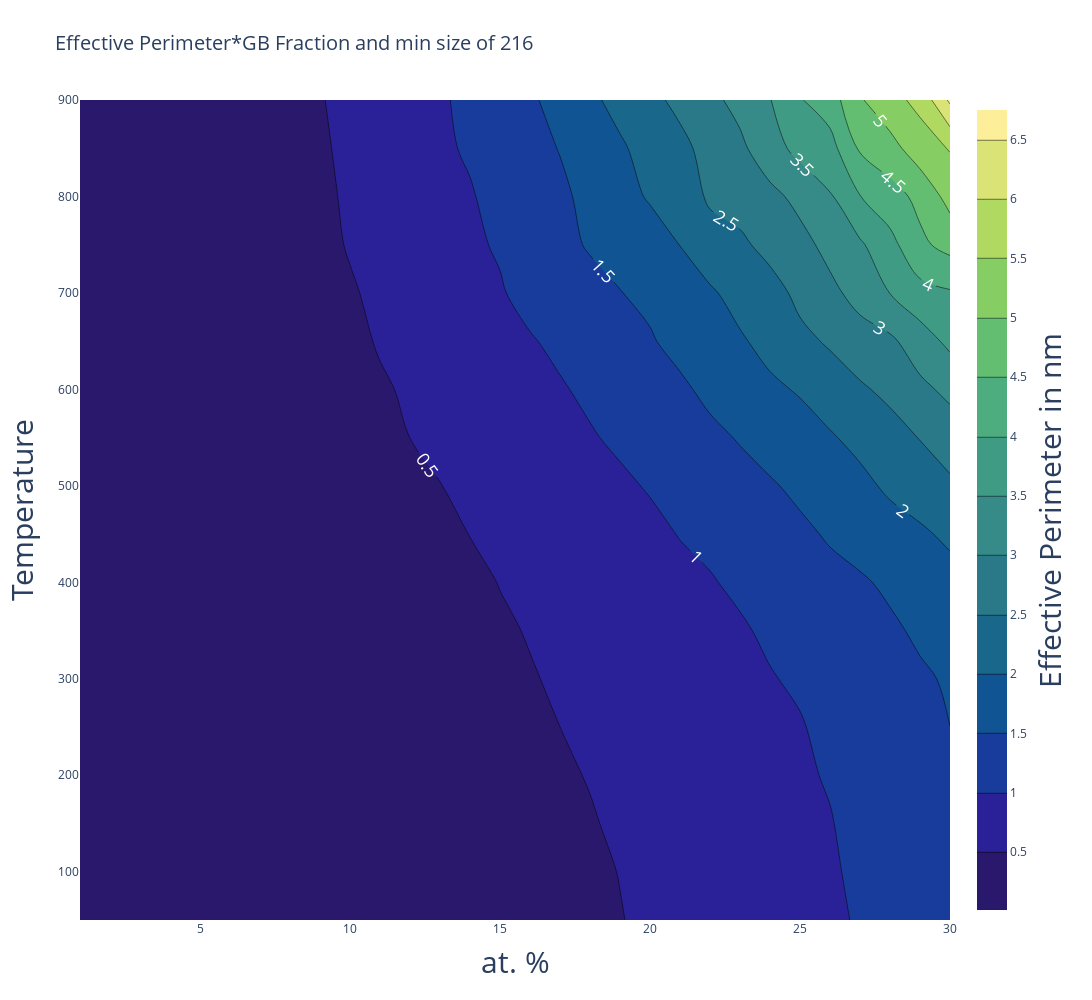

The notebook cell saved with this chart:
### Code cell
fig = go.FigureWidget(data =
    go.Contour(
        z=chunks(f_twist,30),
        y=np.array(range (50,950,50)),
        x=np.array(range (1,31)),
        colorscale="haline",
         colorbar=dict(
             title='Effective Perimeter in nm',
             title_font_size=30,
            titleside='right',
            )
        
        ,contours=dict(
#             start=0,
#             end=70,
#             size=2.5,
            showlabels = True, # show labels on contours
            labelfont = dict( # label font properties
                size = 18,
                color = 'white',
            )),
#         contours_coloring='heatmap'
    ))
fig.update_layout(title_text='Effective Perimeter*GB Fraction and min size of 216',
                 xaxis_title='at. %',
                 yaxis_title='Temperature',
                 title=dict(font_size=20))
fig.update_xaxes(title=dict(font_size=30))
fig.update_yaxes(title=dict(font_size=30)) 
fig.update_layout(
    autosize=False,
    width=1200,
    height=1000,
#     margin=dict(
#         l=50,
#         r=50,
#         b=100,
#         t=100,
#         pad=4
#     ),
#     paper_bgcolor="LightSteelBlue",
)

fig.show()

### Figure 1 — Plotly figure (JSON) as saved in the notebook; plotly's stock layout.template omitted (floating-point values rounded to 4 significant figures; data arrays with more than 128 entries replaced by an {"elided": "..."} marker saying what was removed)
{"data": [{"autocontour": true, "colorbar": {"title": {"font": {"size": 30}, "side": "right", "text": "Effective Perimeter in nm"}}, "colorscale": [[0, "rgb(41, 24, 107)"], [0.09091, "rgb(42, 35, 160)"], [0.1818, "rgb(15, 71, 153)"], [0.2727, "rgb(18, 95, 142)"], [0.3636, "rgb(38, 116, 137)"], [0.4545, "rgb(53, 136, 136)"], [0.5455, "rgb(65, 157, 133)"], [0.6364, "rgb(81, 178, 124)"], [0.7273, "rgb(111, 198, 107)"], [0.8182, "rgb(160, 214, 91)"], [0.9091, "rgb(212, 225, 112)"], [1, "rgb(253, 238, 153)"]], "contours": {"end": 6.5, "labelfont": {"color": "white", "size": 18}, "showlabels": true, "size": 0.5, "start": 0.5}, "type": "contour", "uid": "c3c20a70-77eb-4a90-ae8a-7e5734a0712a", "x": [1, 2, 3, 4, 5, 6, 7, 8, 9, 10, 11, 12, 13, 14, 15, 16, 17, 18, 19, 20, 21, 22, 23, 24, 25, 26, 27, 28, 29, 30], "y": [50, 100, 150, 200, 250, 300, 350, 400, 450, 500, 550, 600, 650, 700, 750, 800, 850, 900], "z": {"elided": "18x30 float values"}}], "layout": {"autosize": false, "height": 1000, "title": {"font": {"size": 20}, "text": "Effective Perimeter*GB Fraction and min size of 216"}, "width": 1200, "xaxis": {"autorange": true, "range": [1, 30], "title": {"font": {"size": 30}, "text": "at. %"}, "type": "linear"}, "yaxis": {"autorange": true, "range": [50, 900], "title": {"font": {"size": 30}, "text": "Temperature"}, "type": "linear"}}}
